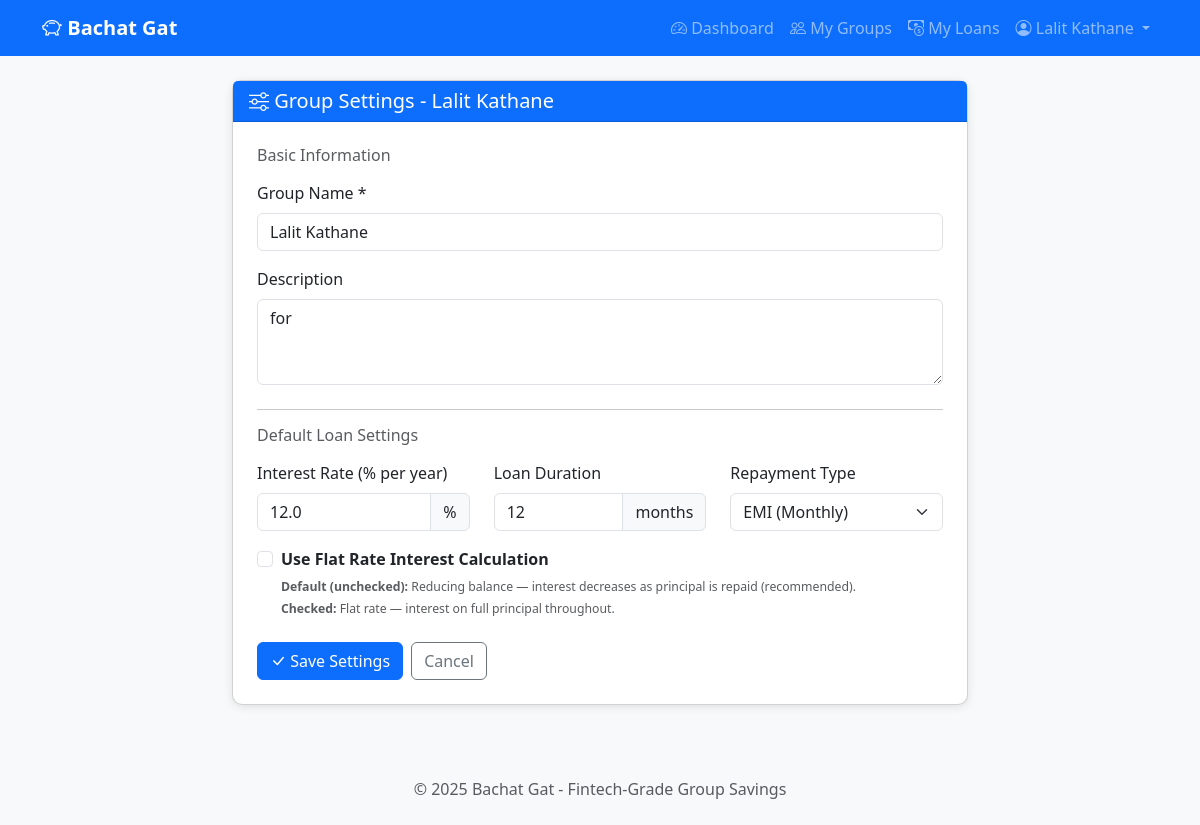
The page /groups/1/settings (signed in) on the database its author committed.
### app/models.py (models this page shows, shortened)
class User(UserMixin, db.Model):
    __tablename__ = 'users'
    id = db.Column(db.Integer, primary_key=True)
    name = db.Column(db.String(100), nullable=False)
    email = db.Column(db.String(120), unique=True, nullable=False)
    password_hash = db.Column(db.String(256), nullable=False)
    phone = db.Column(db.String(20), nullable=True)
    created_at = db.Column(db.DateTime, default=datetime.utcnow)
    updated_at = db.Column(db.DateTime, default=datetime.utcnow, onupdate=datetime.utcnow)
    groups_created = db.relationship('Group', backref='creator', lazy='dynamic')
    memberships = db.relationship('GroupMember', backref='user', lazy='dynamic',
                                  foreign_keys='GroupMember.user_id')
    loan_requests = db.relationship('LoanRequest', backref='requester', lazy='dynamic',
                                    foreign_keys='LoanRequest.requested_by')
    approvals = db.relationship('LoanApproval', backref='approver', lazy='dynamic')
    contributions = db.relationship('MemberContribution', backref='contributor', lazy='dynamic')
    repayments = db.relationship('LoanRepayment', backref='payer', lazy='dynamic',
                                 foreign_keys='LoanRepayment.paid_by')
    member_ledgers = db.relationship('MemberLedger', backref='member', lazy='dynamic')

class Group(db.Model):
    __tablename__ = 'groups'
    id = db.Column(db.Integer, primary_key=True)
    name = db.Column(db.String(100), nullable=False)
    description = db.Column(db.String(500))
    created_by = db.Column(db.Integer, db.ForeignKey('users.id'), nullable=False)
    default_interest_rate = db.Column(db.Float, default=12.0)  # Annual %
    default_loan_duration_months = db.Column(db.Integer, default=12)
    default_repayment_type = db.Column(db.String(20), default=RepaymentType.EMI.value)
    use_flat_rate = db.Column(db.Boolean, default=False, nullable=False)  # NEW: Flat rate option
    is_active = db.Column(db.Boolean, default=True)
    created_at = db.Column(db.DateTime, default=datetime.utcnow)
    updated_at = db.Column(db.DateTime, default=datetime.utcnow, onupdate=datetime.utcnow)
    members = db.relationship('GroupMember', backref='group', lazy='dynamic',
                              cascade='all, delete-orphan')
    loan_requests = db.relationship('LoanRequest', backref='group', lazy='dynamic',
                                    cascade='all, delete-orphan')
    wallet = db.relationship('GroupWallet', backref='group', uselist=False,
                             cascade='all, delete-orphan')

### app/routes/groups.py (the view, shortened to what this page needs)
@groups_bp.route('/groups/<int:group_id>/settings', methods=['GET', 'POST'])
@login_required
def group_settings(group_id):
    group = Group.query.get_or_404(group_id)
    if not is_group_admin(current_user.id, group_id):
        flash('Only admin can access settings!', 'danger')
        return redirect(url_for('groups.view_group', group_id=group_id))
    return render_template('groups/settings.html', group=group)

### app/__init__.py (called while the page is built)
def create_app():
    app = Flask(__name__)
    app.config.from_object(Config)
    db.init_app(app)
    login_manager.init_app(app)
    from app.models import User
    @login_manager.user_loader
    def load_user(user_id):
        return User.query.get(int(user_id))
    from app.routes.auth import auth_bp
    from app.routes.groups import groups_bp
    from app.routes.loans import loans_bp
    from app.routes.wallet import wallet_bp
    from app.routes.admin import admin_bp  # NEW
    app.register_blueprint(auth_bp)
    app.register_blueprint(groups_bp)
    app.register_blueprint(loans_bp)
    app.register_blueprint(wallet_bp)
    app.register_blueprint(admin_bp)  # NEW
    with app.app_context():
        db.create_all()
        print("✅ Database tables created!")
    return app

### app/services/authorization_service.py (called while the page is built)
def is_group_admin(user_id, group_id):
    membership = GroupMember.query.filter_by(
        user_id=user_id,
        group_id=group_id,
        is_active=True
    ).first()
    return membership and membership.role == MemberRole.ADMIN.value

### app/templates/groups/settings.html (shortened to what this page needs)
{% extends 'base.html' %}
{% block content %}
<div class="row justify-content-center">
    <div class="col-md-8">
        <div class="card">
            <div class="card-header bg-primary text-white">
                <h5 class="mb-0">
                    <i class="bi bi-sliders"></i> Group Settings - {{ group.name }}
                </h5>
            </div>
            <div class="card-body p-4">
                <form method="POST" action="{{ url_for('groups.group_settings', group_id=group.id) }}">
                    <h6 class="text-muted mb-3">Basic Information</h6>
                    <div class="mb-3">
                        <label class="form-label">Group Name *</label>
                        <input type="text" name="name" class="form-control"
                               value="{{ group.name }}" required>
                    </div>
                    <div class="mb-4">
                        <label class="form-label">Description</label>
                        <textarea name="description" class="form-control" rows="3">{{ group.description or '' }}</textarea>
                    </div>
                    <hr>
                    <h6 class="text-muted mb-3">Default Loan Settings</h6>
                    <div class="row">
                        <div class="col-md-4 mb-3">
                            <label class="form-label">Interest Rate (% per year)</label>
                            <div class="input-group">
                                <input type="number" name="interest_rate" class="form-control"
                                       value="{{ group.default_interest_rate }}"
                                       min="0" max="50" step="0.5" required>
                                <span class="input-group-text">%</span>
                            </div>
                        </div>
                        <div class="col-md-4 mb-3">
                            <label class="form-label">Loan Duration</label>
                            <div class="input-group">
                                <input type="number" name="loan_duration" class="form-control"
                                       value="{{ group.default_loan_duration_months }}"
                                       min="1" max="60" required>
                                <span class="input-group-text">months</span>
                            </div>
                        </div>
                        <div class="col-md-4 mb-3">
                            <label class="form-label">Repayment Type</label>
                            <select name="repayment_type" class="form-select">
                                <option value="emi" {% if group.default_repayment_type == 'emi' %}selected{% endif %}>
                                    EMI (Monthly)
                                </option>
                            </select>
                        </div>
                    </div>
                    <div class="mb-4">
                        <div class="form-check">
                            <input class="form-check-input" type="checkbox" name="use_flat_rate" id="use_flat_rate"
                                   {% if group.use_flat_rate %}checked{% endif %}>
                            <label class="form-check-label" for="use_flat_rate">
                                <strong>Use Flat Rate Interest Calculation</strong>
                            </label>
                            <div class="form-text text-muted">
                                <small>
                                    <strong>Default (unchecked):</strong> Reducing balance — interest decreases as principal is repaid (recommended).<br>
                                    <strong>Checked:</strong> Flat rate — interest on full principal throughout.
                                </small>
                            </div>
                        </div>
                    </div>
                    <div class="d-flex gap-2">
                        <button type="submit" class="btn btn-primary">
                            <i class="bi bi-check-lg"></i> Save Settings
                        </button>
                        <a href="{{ url_for('groups.view_group', group_id=group.id) }}"
                           class="btn btn-outline-secondary">
                            Cancel
                        </a>
                    </div>
                </form>
            </div>
        </div>
    </div>
</div>
{% endblock %}

### app/templates/base.html (shortened to what this page needs)
<!DOCTYPE html>
<html lang="en">
<head>
    <link href="https://cdn.jsdelivr.net/npm/bootstrap@5.3.0/dist/css/bootstrap.min.css" rel="stylesheet">
    <link href="https://cdn.jsdelivr.net/npm/bootstrap-icons@1.10.0/font/bootstrap-icons.css" rel="stylesheet">
</head>
<body>
    <nav class="navbar navbar-expand-lg navbar-dark bg-primary">
        <div class="container">
            <a class="navbar-brand" href="{{ url_for('auth.home') }}">
                <i class="bi bi-piggy-bank"></i> Bachat Gat
            </a>
            <div class="collapse navbar-collapse" id="navbarNav">
                <ul class="navbar-nav ms-auto">
                    {% if current_user.is_authenticated %}
                        <li class="nav-item">
                            <a class="nav-link" href="{{ url_for('auth.dashboard') }}">
                                <i class="bi bi-speedometer2"></i> Dashboard
                            </a>
                        </li>
                        <li class="nav-item">
                            <a class="nav-link" href="{{ url_for('groups.list_groups') }}">
                                <i class="bi bi-people"></i> My Groups
                            </a>
                        </li>
                        <li class="nav-item position-relative">
                            <a class="nav-link" href="{{ url_for('loans.my_loans') }}">
                                <i class="bi bi-cash-coin"></i> My Loans
                            </a>
                        </li>
                        <li class="nav-item dropdown">
                            <a class="nav-link dropdown-toggle" href="#" id="userDropdown"
                               role="button" data-bs-toggle="dropdown">
                                <i class="bi bi-person-circle"></i> {{ current_user.name }}
                            </a>
                        </li>
                    {% endif %}
                </ul>
            </div>
        </div>
    </nav>
    <main class="container mt-4 mb-5">
        {% block content %}{% endblock %}
    </main>
    <footer class="text-center py-4 mt-5 bg-light">
        <p class="text-muted mb-0">&copy; 2025 Bachat Gat - Fintech-Grade Group Savings</p>
    </footer>
</body>
</html>

### app/templates/base.html (style rules this page uses)
body { background-color: #f8f9fa; }
.navbar-brand { font-weight: bold; }
.card { box-shadow: 0 2px 10px rgba(0,0,0,0.1); border-radius: 10px; }

### rows shown on the page
User: name "Lalit Kathane"
Group: name "Lalit Kathane", description "for", interest_rate "12.0", loan_duration "12", repayment_type "EMI (Monthly)"
